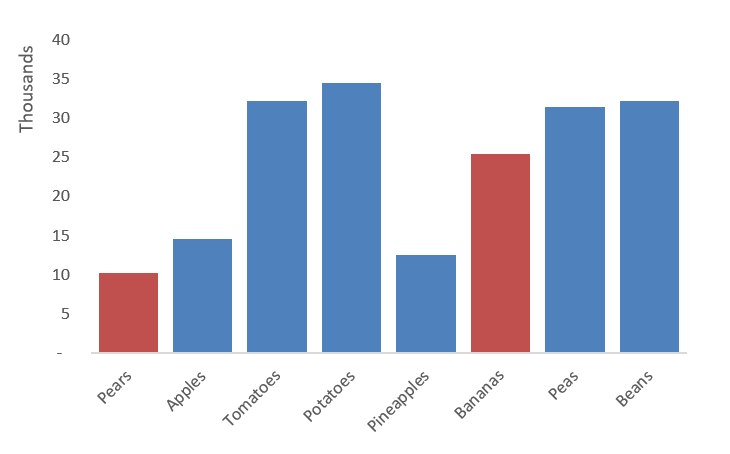
#> input picture Highlight-Data-Bar-Chart-3.png, 730 x 454 px, found by its file name
$ python graphdetect.py
#> lines starting #> are read from the running program, lines starting #| are printed output that depends on the picture; after the words box and inside, x2 and y2 are one past the last pixel; in counts of white or black regions, pixels touching at a corner belong together
import matplotlib.pyplot as plt; plt.rcdefaults()
import cv2
import numpy as np


def sort_contours(cnts):
    boundingBoxs = [cv2.boundingRect(c) for c in cnts]
    (cnts, boundingBoxs) = zip(*sorted(zip(cnts, boundingBoxs),
                                       key=lambda b: b[1][1], reverse=False))
    return cnts


# img_path = r"D:\Desktop\PBE\area_graph.png"
img_path = r"D:\Desktop\PBE\Highlight-Data-Bar-Chart-3.png"
img = cv2.imread(img_path)
#> img is the input picture: shape (454, 730, 3); mean B, G, R 230.3, 217.2, 211.7
gray = cv2.cvtColor(img, cv2.COLOR_BGR2GRAY)
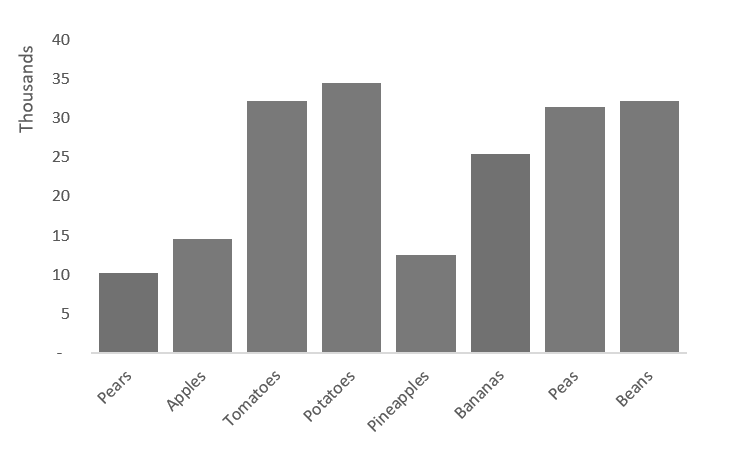
#> gray: shape (454, 730); min 89, max 255, mean 217.1
med = cv2.medianBlur(gray, 15)
thresh = cv2.threshold(med, 127, 255, cv2.THRESH_BINARY_INV)[1]
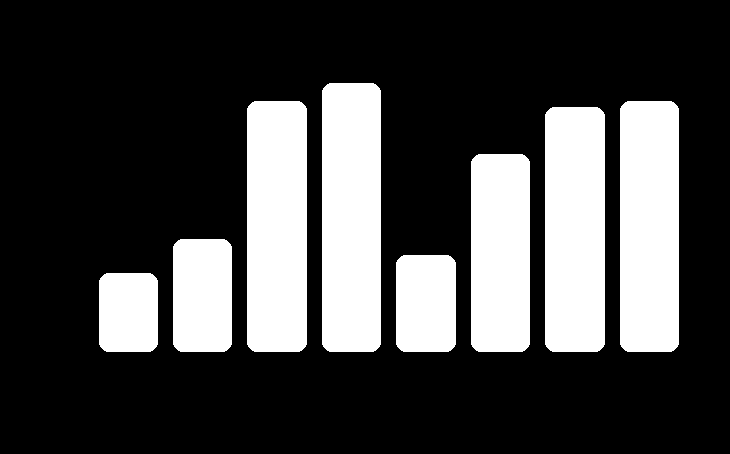
#> thresh: shape (454, 730); 26.7% white; 8 white regions, largest, box (x1, y1, x2, y2) and area: (322, 83, 381, 352) 15779, (247, 101, 307, 352) 14968, (620, 101, 679, 352) 14717
# [48 lines of commented-out code are left out]

$ run again, with area_graph.png copied over Highlight-Data-Bar-Chart-3.png
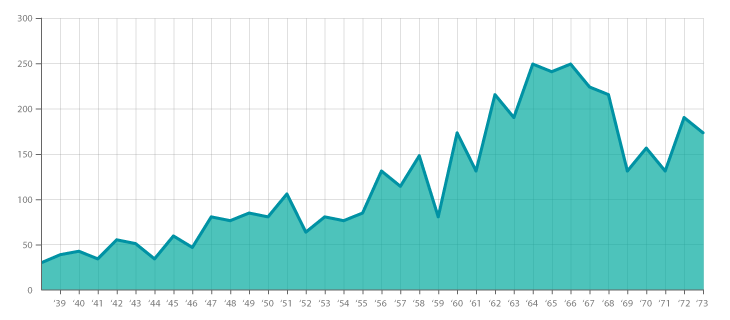
#> input picture area_graph.png, 730 x 320 px, found by its file name
#> img is the input picture: shape (320, 730, 3); mean B, G, R 230.8, 232.9, 195.5
#> `gray = cv2.cvtColor(img, cv2.COLOR_BGR2GRAY)`:
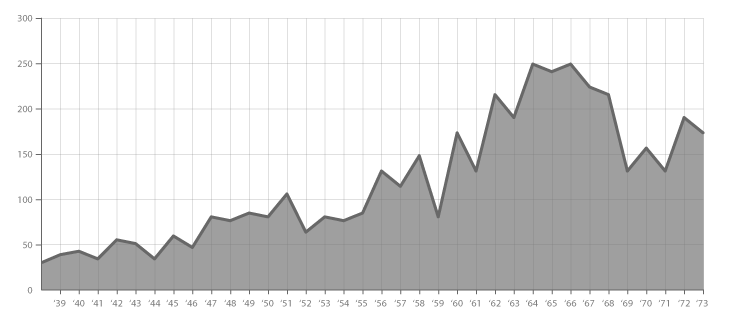
#> gray: shape (320, 730); min 102, max 255, mean 221.5
#> `med = cv2.medianBlur(gray, 15)`:
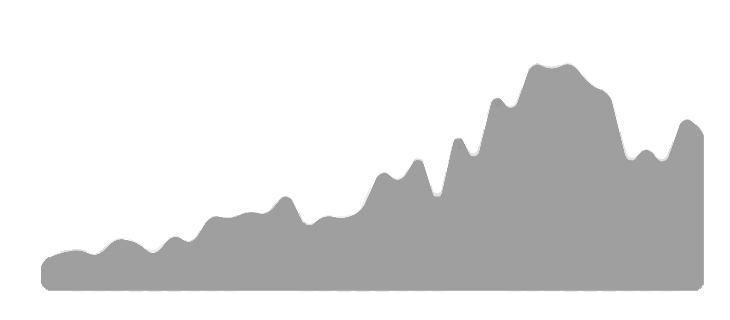
#> med: shape (320, 730); min 149, max 255, mean 224.4
#> thresh: shape (320, 730); every value is 0
